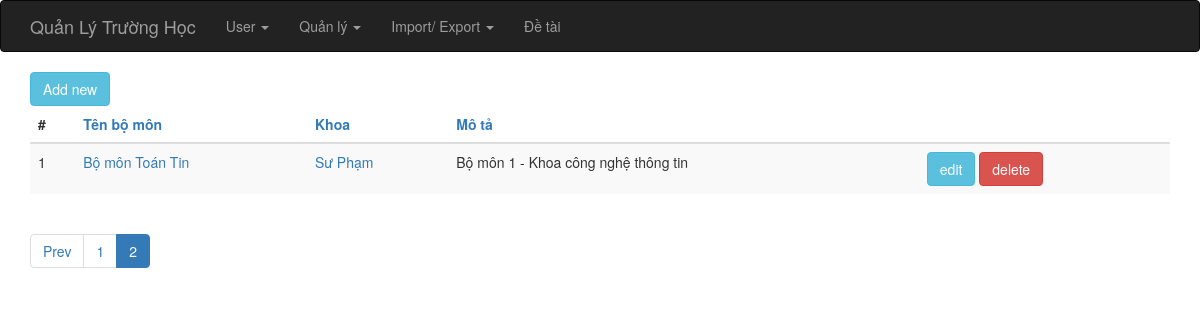
The page /index.php?op=bomon_list?pages=2&start=2 on the database its author committed.
### tables this page shows
CREATE TABLE IF NOT EXISTS `bo_mon` (
  `id` int(6) unsigned NOT NULL AUTO_INCREMENT,
  `ten_mon` varchar(255) NOT NULL,
  `mota` text,
  `khoa_id` int(6) DEFAULT NULL,
  PRIMARY KEY (`id`)
);

CREATE TABLE IF NOT EXISTS `khoa` (
  `id` int(6) unsigned NOT NULL AUTO_INCREMENT,
  `ten_khoa` varchar(255) NOT NULL,
  PRIMARY KEY (`id`)
);

### index.php (called while the page is built, shortened)
<?php
require_once 'controller/IndexController.php';
$controller = new IndexController();
$controller->handleRequest();
?>

### model/KhoaGateway.php (called while the page is built, shortened)
<?php
class KhoaGateway {
    public function selectAll($order, $start, $limit) {
        $dbOrder =  mysql_real_escape_string($order);
        $dbres = mysql_query("SELECT * FROM khoa ORDER BY $dbOrder ASC limit {$start},{$limit}");
        $data = array();
        while ( ($obj = mysql_fetch_object($dbres)) != NULL ) {
            $data[] = $obj;
        }
        return $data;
    }
}
?>

### model/KhoaService.php (called while the page is built, shortened)
<?php
require_once 'model/KhoaGateway.php';
class KhoaService {
    private $index = NULL;
    private $khoaGateway    = NULL;
    public function __construct() {
        $this->index = new IndexService();
        $this->khoaGateway = new KhoaGateway();
    }
    public function getAll($order, $start, $limit) {
        try {
            $this->index->openDb();
            $res = $this->khoaGateway->selectAll($order, $start, $limit);
            $this->index->closeDb();
            return $res;
        } catch (Exception $e) {
            $this->index->closeDb();
            throw $e;
        }
    }
}
?>

### model/BoMonGateway.php (called while the page is built, shortened)
<?php
class BoMonGateway {
    public function allRecord() {
        $dbres = mysql_query("SELECT * FROM bo_mon");
        return mysql_num_rows($dbres);
    }
    public function selectAll($order, $start, $limit) {
        if ( !isset($order) ) {
            $order = "ten_mon";
        }
        $dbOrder =  mysql_real_escape_string($order);
        $dbres = mysql_query("SELECT * FROM bo_mon ORDER BY $dbOrder ASC limit {$start},{$limit}");
        $data = array();
        while ( ($obj = mysql_fetch_object($dbres)) != NULL ) {
            $data[] = $obj;
        }
        return $data;
    }
}
?>

### model/BoMonService.php (called while the page is built, shortened)
<?php
require_once 'model/BoMonGateway.php';
class BoMonService {
    private $index = NULL;
    private $bomonGateway    = NULL;
    public function __construct() {
        $this->index = new IndexService();
        $this->bomonGateway = new bomonGateway();
    }
    public function totalRecord()
    {
        try {
            $this->index->openDb();
            $res = $this->bomonGateway->allRecord();
            $this->index->closeDb();
            return $res;
        } catch (Exception $e) {
            $this->index->closeDb();
            throw $e;
        }
    }
    public function getAll($order, $start, $limit) {
        try {
            $this->index->openDb();
            $res = $this->bomonGateway->selectAll($order, $start, $limit);
            $this->index->closeDb();
            return $res;
        } catch (Exception $e) {
            $this->index->closeDb();
            throw $e;
        }
    }
}
?>

### view/bomon/list.php (the view)
<?php require_once(realpath($_SERVER["DOCUMENT_ROOT"]) .'/school/view/include/header.php');?>
<?php
    $Pagination = new Pagination();
?>
<div class="container">
    <div><a href="index.php?op=bomon_new" class="btn btn-info">Add new</a></div>
    <?php if ( count($data) > 0 ) { ?>
    <table class="table table-striped">
        <thead>
        <tr>
            <th>#</th>
            <th><a href="?op=bomon_list&orderby=ten_mon">Tên bộ môn</a></th>
            <th><a href="?op=bomon_list&orderby=khoa_id">Khoa</a></th>
            <th><a href="?op=bomon_list&orderby=mota">Mô tả</a></th>
            <th>&nbsp;</th>
        </tr>
        </thead>
        <tbody>
        <?php $i = 0; foreach ($data as $item): $i++;?>
            <tr>
                <td><?php echo $i;?></td>
                <td><a href="index.php?op=bomon_show&id=<?php echo $item->id; ?>"><?php echo $item->ten_mon; ?></a></td>
                <td>
                    <a href="index.php?op=khoa_show&id=<?php echo $item->khoa_id; ?>">
                        <?php foreach ($khoaList as $khoa) {
                            if ( $item->khoa_id == $khoa->id ) {
                                echo $khoa->ten_khoa;
                            }
                        }; ?>
                    </a></td>
                <td><?php echo $item->mota; ?></td>
                <td>
                    <a href="index.php?op=bomon_edit&id=<?php echo $item->id; ?>" class="btn btn-info">edit</a>
                    <a href="index.php?op=bomon_delete&id=<?php echo $item->id; ?>" class="btn btn-danger" onclick="return checkDel()">delete</a>
                </td>
            </tr>
        <?php endforeach; ?>
        </tbody>
    </table>
    <ul class="pagination">
        <?php echo $Pagination->listPages($totalPages); ?>
    </ul>
    <?php } else { ?>
        <h5>Empty list.</h5>
    <?php } ?>
</div>
<?php require_once(realpath($_SERVER["DOCUMENT_ROOT"]) .'/school/view/include/footer.php');?>

### libs/css/style.css (style rules this page uses)
html, body { height: 100%; }
.page-wrap .container { background: #fff; }

### rows shown on the page
bo_mon: ten_mon "Bộ môn Toán Tin", mota "Bộ môn 1 - Khoa công nghệ thông tin"
khoa: ten_khoa "Sư Phạm"
